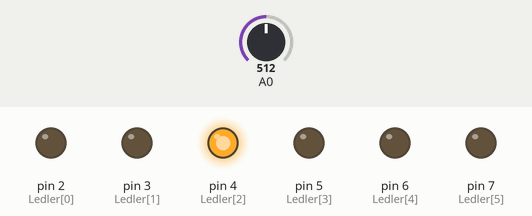
Recording of a sketch running on a simulated Arduino Uno, built with avr-gcc and run on an emulated ATmega328P. Parts: output pins drawn as LEDs (lit = HIGH). Dashed ring = blinking. The test bench sets the inputs (shaded band); at power-on: A0 = 512.

Above: at 1.3 s.
1.4 s: A0 set to 0
At 2.3 s:
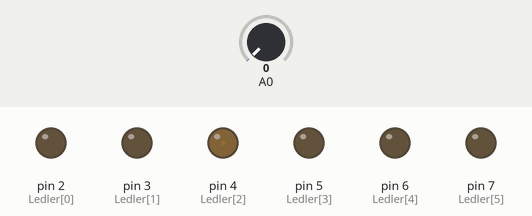
3.0 s: A0 set to 16
At 3.18 s:
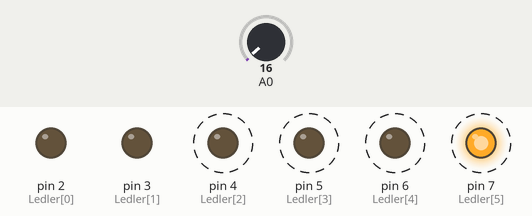
6.1 s: A0 set to 306
At 6.26 s:
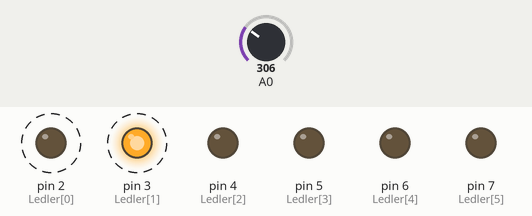
Timing chart, 0 to 15.2 s (numbered marks = the images above; inputs shaded):
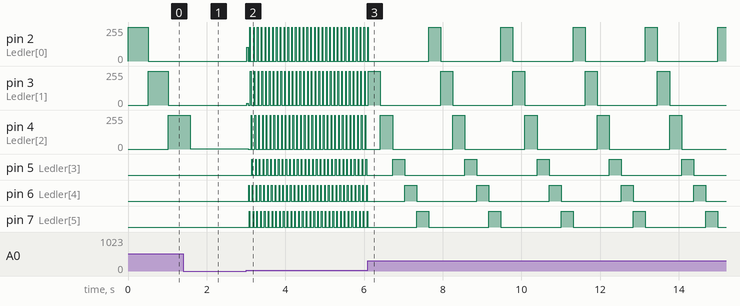

The sketch:

Kod.ino
```cpp
int Ledler[] = {2,3,4,5,6,7};
int potDeger;
void setup() {
  for(int i=0;i<6;i++){
    pinMode(Ledler[i],OUTPUT);
  }//Led Pinlerini Çıkış Olarak Tanımladık
}
void loop() {
  for(int i=0;i<6;i++){
    potDeger = analogRead(A0); //Değeri okuduk
    digitalWrite(Ledler[i],HIGH);
    delay(potDeger); //0-1023 Arası Değer
    digitalWrite(Ledler[i],LOW);
  }//Sırayla Ledleri Yaktık ve Kapattık
}
```

Measured:
- after the input at 1.4 s, pin 4 (Ledler[2]): 255/255 → 3/255 after 0.18 s; pin 5 (Ledler[3]): stays LOW (without the input it goes to HIGH after 0.14 s); pin 6 (Ledler[4]): stays LOW (without the input it goes to HIGH after 0.65 s); pin 7 (Ledler[5]): stays LOW (without the input it goes to HIGH after 1.2 s)
- after the input at 3.0 s, pin 2 (Ledler[0]): 0/255 → 104/255 at once, then moves between 0/255 and 255/255, repeating every 0.10 s; pin 3 (Ledler[1]): 0/255 → 14/255 at once, then repeats every 0.07 s: 0/255 0.05 s, 255/255 0.02 s
- after the input at 6.1 s, pin 2 (Ledler[0]): alternates 255/255 for 0.31 s and 0/255 for 1.5 s, starting after 1.5 s; pin 3 (Ledler[1]): alternates 255/255 for 0.31 s and 0/255 for 1.5 s, starting after 0.32 s
